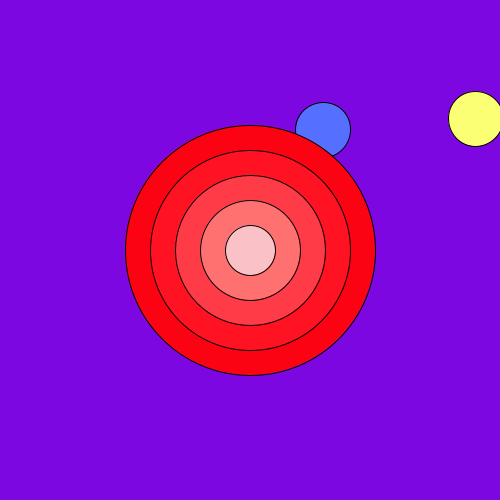
Frame 1 (no input)
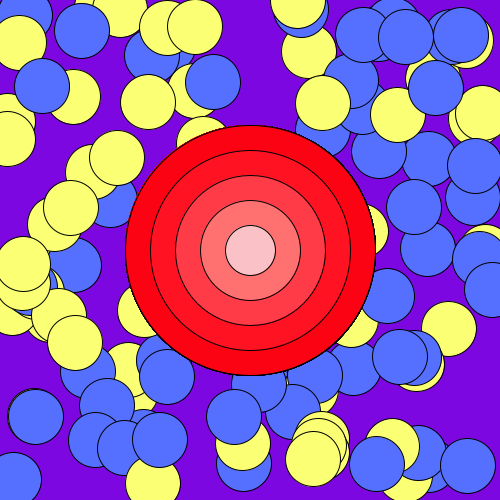
Frame 60 (the mouse pressed at the canvas centre just before this capture)
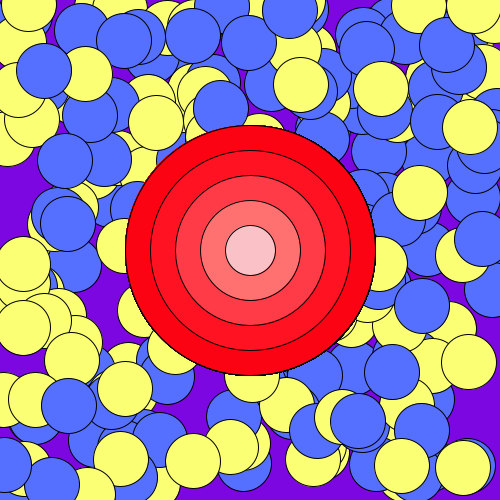
Frame 120 (the mouse held since frame 60 and released just before this capture)

The Processing sketch that drew these frames (run headless with seeded random() and noise(); from frame 60 on, the mouse is pressed at the canvas centre):

// Processing sketch: processing_4242
// ── processing_4242.pde

void setup() {
size(500,500);
background(125,7,224);
}

void draw() {
fill(85,112,255);
ellipse(random(500),random(500), 55, 55);
fill(250,255,116);
ellipse(random(500),random(500), 55, 55);
fill(252,3,19);
ellipse(250,250,250,250);
fill(255,18,34);
ellipse(250,250,200,200);
fill(255,59,72);
ellipse(250,250,150,150);
fill(255,113,113);
ellipse(250, 250, 100, 100);
fill(250,194,198);
ellipse(250, 250, 50, 50);

}
